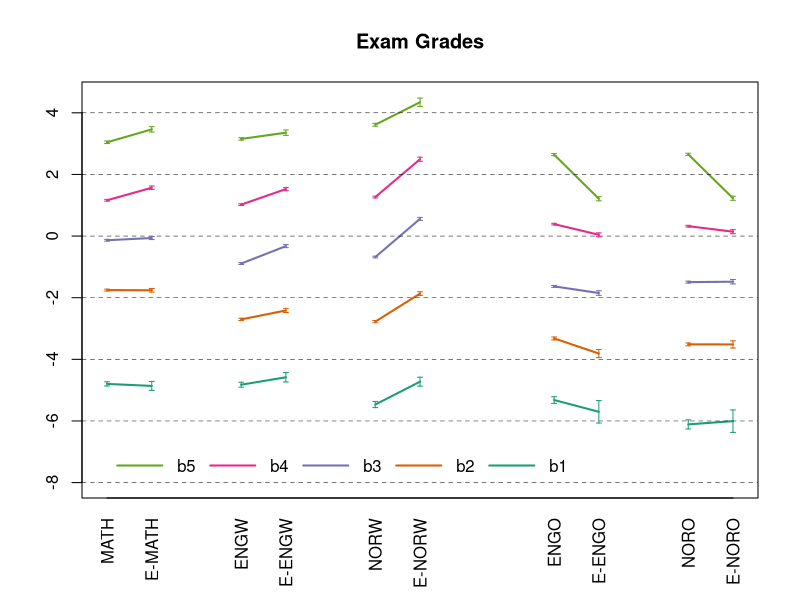

Recreate this plot in R.
# Point working directory to current directory, depending on OS
if (Sys.info()["sysname"] == "Windows") {
    setwd("M:/pc/Dokumenter/PhD/Data/plots/pcm")
} else {
    setwd("/home/tony/uio/pc/Dokumenter/PhD/Data/plots/pcm")
}
if (interactive()) {getwd()} else {
    cat(paste0(
    "Working directory is now set to ", getwd(), "\n"
    ))
}

# Read in point estimates
e_par <- read.table("E_par.txt", sep = "\t", header = T)
# Read in standard errors
e_se <- read.table("E_se.txt", sep = "\t", header = T)

# Pre-define 5 colours that are colour blind-friendly
library(RColorBrewer)
colour <- brewer.pal(5, "Dark2")

# Save plot into PDF
pdf("e_vis.pdf")

matplot(
    e_par[, -1],                    # Exclude the first column (subject name)
    main = "Exam Grades",
    xlab = "", ylab = "",           # Remove x and y labels
    ylim = c(-8, 4.5),                # Set y-axis limits
    type = "l",                     # Line plot
    lty = 1, lwd = 2,               # Line type solid, line width
    col = colour,                   # Use pre-defined colours
    xaxt = "n"                      # No x-axis
)
axis(
    side = 1,                       # Horizontal/bottom axis
    at = c(1:dim(e_par)[1]),                   # Display each subject name
    labels = e_par[, 1],            # Labels drawn from first column
    las = 2,                        # Perpendicular to axis
    lwd.tick = 0                    # Turn off tick marks
)
grid(
    nx = 0, ny = NULL,
    col = "black",
    lty = "dashed", lwd = 0.5
)
legend(
    "bottomleft",                   # Position of legend
    inset = 0.03,                   # Inset from plot
    legend = rev(names(e_par)[-1]), # Use reverse order of subjects
    col = rev(colour),              # Use default colours (but reverse)
    lty = 1, lwd = 2,               # Line type solid, line width
    seg.len = 3,                    # Length of legend segments
    cex = 1,                        # Increase font size
    horiz = T,                      # Horizontal layout
    bty = "n"                       # No border
)

# Add 95% confidence intervals
for (j in 1:I(dim(e_par)[2]-1)) { # By 5 switching points (the "b" parameters)
    for (i in 1:dim(e_par)[1]) { # By 15 subjects (including gaps)
        arrows(
            i, e_par[i, j + 1] + 1.96 * e_se[i, j + 1],
            i, e_par[i, j + 1] - 1.96 * e_se[i, j + 1],
            length = 0.025,
            angle = 90, # Arrow head perpendicular to shaft
            code = 3, # Draw arrow head on both ends
            col = colour[j]
        )
    }
}

dev.off()
